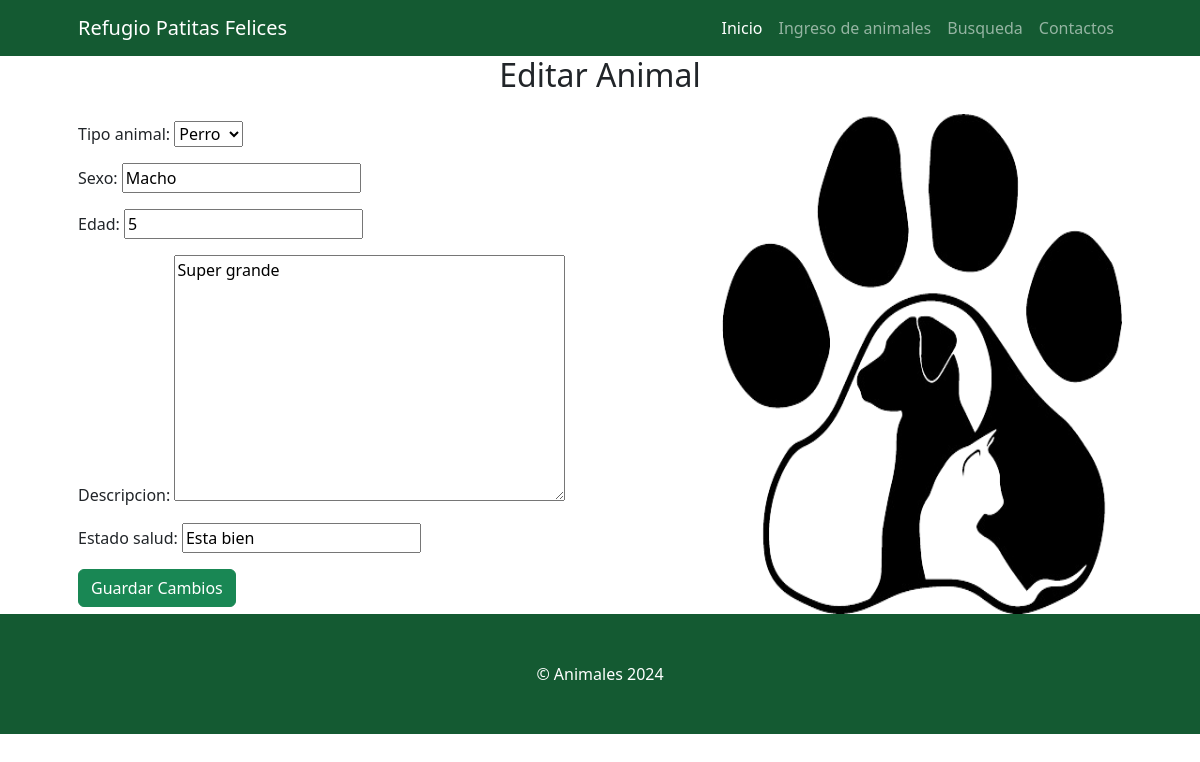
Page /editar_animal/4/ on the committed database.
### App/models.py (models this page shows, shortened)
class Animal(models.Model):
    TIPO_ANIMAL_CHOICES = [
        ('perro', 'Perro'),
        ('gato', 'Gato'),
    ]
    codigo_registro = models.CharField(max_length=36, unique=True, blank=False, null=False)
    tipo_animal = models.CharField(max_length=50, choices=TIPO_ANIMAL_CHOICES, null=True, blank=True)
    sexo = models.CharField(max_length=10)
    edad = models.IntegerField()
    descripcion = models.TextField()
    estado_salud = models.CharField(max_length=50)
    class Meta:
        app_label = 'App'

### App/views.py (the view)
# urls.py: path('editar_animal/<int:animal_id>/', views.editar_animal, name='editar_animal'),
def editar_animal(request, animal_id):
    animal = get_object_or_404(Animal, id=animal_id)
    if request.method == 'POST':
        form = AnimalForm(request.POST, instance=animal)
        if form.is_valid():
            form.save()
            return redirect('resultados_busqueda', id=animal.id)
    else:
        form = AnimalForm(instance=animal)
    return render(request, 'core/editar_animal.html', {'form': form, 'animal': animal})

### App/forms.py
class AnimalForm(forms.ModelForm):
    class Meta:
        model = Animal
        fields = ['tipo_animal', 'sexo', 'edad', 'descripcion', 'estado_salud']

### App/templates/core/editar_animal.html (shortened to what this page needs)
{% extends 'home.html' %}
{% load static %}
{% block contenido %}
  <h2 style="text-align: center; margin-bottom: 20px;">Editar Animal</h2>
  <div style="display: flex; justify-content: space-between; align-items: center; gap: 20px;">
    <form method="POST" style="flex-grow: 1;">
      {{ form.as_p }}
      <button type="submit" class="btn btn-success">Guardar Cambios</button>
    </form>
    <img src="{% static 'core/assets/gato.png' %}" alt="Gato" height="500" width="400" style="display:block; margin-left:auto; margin-right:0;" />
  </div>
{% endblock %}

### rows in the picture
Animal: tipo_animal "Perro", sexo "Macho", edad "5", descripcion "Super grande", estado_salud "Esta bien"
